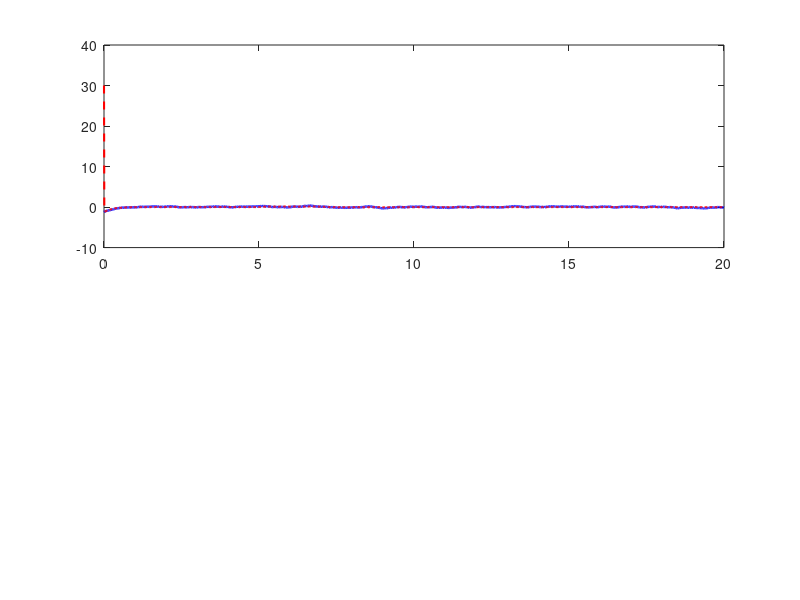

The MATLAB script that drew this image: (Note: this script raises an error after producing the figure.)
%clear; clc; close all;

% ---------------- Time ----------------
dt = 0.01;
T  = 20;
t  = 0:dt:T;

% ---------------- CubeSat ----------------
I = 0.02;
theta = deg2rad(30);
omega = 0;

theta_ref = 0;

% ---------------- PID ----------------
Kp = 8; Ki = 1.5; Kd = 2;
int_err = 0;
prev_err = 0;

% ---------------- IMU ----------------
gyro_noise = deg2rad(0.5);
acc_noise  = deg2rad(1);
alpha = 0.98;
theta_est = theta;

% ---------------- Disturbance ----------
disturb = @(x) (x > 5 && x < 7) * 0.02;

% ---------------- Logs ----------------
theta_true = zeros(1,length(t));
theta_estm = zeros(1,length(t));
control    = zeros(1,length(t));

% ================= LOOP =================
for k = 1:length(t)

    gyro = omega + gyro_noise*randn;
    acc  = theta + acc_noise*randn;

    theta_est = alpha*(theta_est + gyro*dt) + (1-alpha)*acc;

    err = theta_ref - theta_est;
    int_err = int_err + err*dt;
    der = (err - prev_err)/dt;

    u = Kp*err + Ki*int_err + Kd*der;
    prev_err = err;

    omega = omega + (u + disturb(t(k)))/I * dt;
    theta = theta + omega*dt;

    theta_true(k) = theta;
    theta_estm(k) = theta_est;
    control(k)    = u;
end

% ================= PLOTS =================
t = 0:dt:T;   % 🔒 LOCKED FIX (NO ERROR POSSIBLE)

figure
subplot(2,1,1)
plot(t, rad2deg(theta_true),'b','LineWidth',1.8); hold on
plot(t, rad2deg(theta_estm),'r--','LineWidth',1.5)
yline(0,'k:')
grid on
xlabel('Time (s)')
ylabel('Angle (deg)')
title('CubeSat Attitude (Ground Station)')
legend('True','Estimated','Reference')

subplot(2,1,2)
plot(t, control,'m','LineWidth',1.6)
grid on
xlabel('Time (s)')
ylabel('Control Torque (Nm)')
title('PID Control Output')

%clear; clc; close all;

figure('Color','w');
axis equal;
axis([-1 1 -1 1 -1 1]);
grid on;
view(3);
xlabel('X'); ylabel('Y'); zlabel('Z');
title('CubeSat 3D Visualization');

% Define cube vertices
vertices = [
    -0.5 -0.5 -0.5;
     0.5 -0.5 -0.5;
     0.5  0.5 -0.5;
    -0.5  0.5 -0.5;
    -0.5 -0.5  0.5;
     0.5 -0.5  0.5;
     0.5  0.5  0.5;
    -0.5  0.5  0.5
];

faces = [
    1 2 3 4;
    5 6 7 8;
    1 2 6 5;
    2 3 7 6;
    3 4 8 7;
    4 1 5 8
];

cube = patch('Vertices',vertices,'Faces',faces,...
             'FaceColor',[0.2 0.6 1],'FaceAlpha',0.8);
theta_log = theta_true;   % from your simulation

for k = 1:length(theta_log)

    theta = 20*theta_log(k);

    R = [1 0 0;
         0 cos(theta) -sin(theta);
         0 sin(theta)  cos(theta)];

    rotated_vertices = (R * vertices')';
    set(cube,'Vertices',rotated_vertices);

    drawnow;
    pause(0.01);
end
